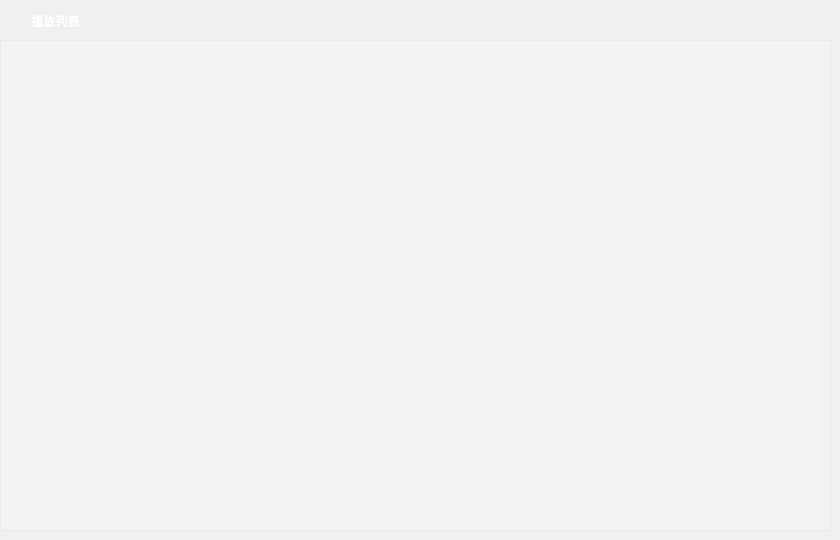
   <widget class="QWidget" name="page_0">
    <widget class="KMusicListWidget" name="playListWidget">
     <property name="geometry">
      <rect>
       <x>0</x>
       <y>40</y>
       <width>831</width>
       <height>491</height>
      </rect>
     </property>
     <property name="font">
      <font>
       <weight>75</weight>
       <bold>true</bold>
      </font>
     </property>
     <property name="styleSheet">
      <string notr="true">color: rgb(255, 255, 255);
background-color: rgba(255, 255, 255, 50);
</string>
     </property>
     <property name="horizontalScrollBarPolicy">
      <enum>Qt::ScrollBarAlwaysOff</enum>
     </property>
     <property name="sizeAdjustPolicy">
      <enum>QAbstractScrollArea::AdjustToContentsOnFirstShow</enum>
     </property>
     <property name="selectionMode">
      <enum>QAbstractItemView::SingleSelection</enum>
     </property>
     <property name="isWrapping" stdset="0">
      <bool>false</bool>
     </property>
     <property name="wordWrap">
      <bool>false</bool>
     </property>
     <property name="selectionRectVisible">
      <bool>false</bool>
     </property>
     <property name="sortingEnabled">
      <bool>false</bool>
     </property>
    </widget>
    <widget class="QLabel" name="titleLabel_2">
     <property name="enabled">
      <bool>true</bool>
     </property>
     <property name="geometry">
      <rect>
       <x>0</x>
       <y>0</y>
       <width>111</width>
       <height>41</height>
      </rect>
     </property>
     <property name="font">
      <font>
       <family>Microsoft YaHei UI</family>
       <pointsize>9</pointsize>
       <weight>75</weight>
       <italic>false</italic>
       <bold>true</bold>
      </font>
     </property>
     <property name="styleSheet">
      <string notr="true">color:rgb(255, 255, 255);
</string>
     </property>
     <property name="text">
      <string>播放列表</string>
     </property>
     <property name="alignment">
      <set>Qt::AlignCenter</set>
     </property>
    </widget>
    <widget class="QPushButton" name="btnClearPlay">
     <property name="geometry">
      <rect>
       <x>130</x>
       <y>0</y>
       <width>41</width>
       <height>41</height>
      </rect>
     </property>
     <property name="font">
      <font>
       <family>Microsoft YaHei UI</family>
       <pointsize>10</pointsize>
       <weight>75</weight>
       <bold>true</bold>
      </font>
     </property>
     <property name="cursor">
      <cursorShape>PointingHandCursor</cursorShape>
     </property>
     <property name="toolTip">
      <string>清空当前列表</string>
     </property>
     <property name="styleSheet">
      <string notr="true"/>
     </property>
     <property name="text">
      <string/>
     </property>
     <property name="icon">
      <iconset resource="kmusicplayer.qrc">
       <normaloff>:/images/clear.png</normaloff>:/images/clear.png</iconset>
     </property>
     <property name="iconSize">
      <size>
       <width>30</width>
       <height>30</height>
      </size>
     </property>
     <property name="flat">
      <bool>true</bool>
     </property>
    </widget>
   </widget>
